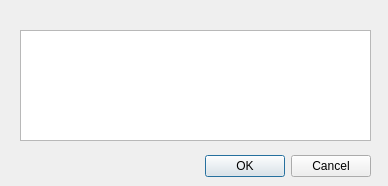
<?xml version="1.0" encoding="UTF-8"?>
<ui version="4.0">
 <class>InputError</class>
 <widget class="QDialog" name="InputError">
  <property name="geometry">
   <rect>
    <x>0</x>
    <y>0</y>
    <width>388</width>
    <height>186</height>
   </rect>
  </property>
  <property name="windowTitle">
   <string>Dialog</string>
  </property>
  <widget class="QDialogButtonBox" name="buttonBox">
   <property name="geometry">
    <rect>
     <x>30</x>
     <y>150</y>
     <width>341</width>
     <height>32</height>
    </rect>
   </property>
   <property name="orientation">
    <enum>Qt::Horizontal</enum>
   </property>
   <property name="standardButtons">
    <set>QDialogButtonBox::Cancel|QDialogButtonBox::Ok</set>
   </property>
  </widget>
  <widget class="QTextBrowser" name="textBrowser">
   <property name="geometry">
    <rect>
     <x>20</x>
     <y>30</y>
     <width>351</width>
     <height>111</height>
    </rect>
   </property>
  </widget>
 </widget>
 <resources/>
 <connections>
  <connection>
   <sender>buttonBox</sender>
   <signal>rejected()</signal>
   <receiver>InputError</receiver>
   <slot>reject()</slot>
   <hints>
    <hint type="sourcelabel">
     <x>316</x>
     <y>260</y>
    </hint>
    <hint type="destinationlabel">
     <x>286</x>
     <y>274</y>
    </hint>
   </hints>
  </connection>
  <connection>
   <sender>buttonBox</sender>
   <signal>accepted()</signal>
   <receiver>InputError</receiver>
   <slot>accept()</slot>
   <hints>
    <hint type="sourcelabel">
     <x>248</x>
     <y>254</y>
    </hint>
    <hint type="destinationlabel">
     <x>157</x>
     <y>274</y>
    </hint>
   </hints>
  </connection>
 </connections>
</ui>
